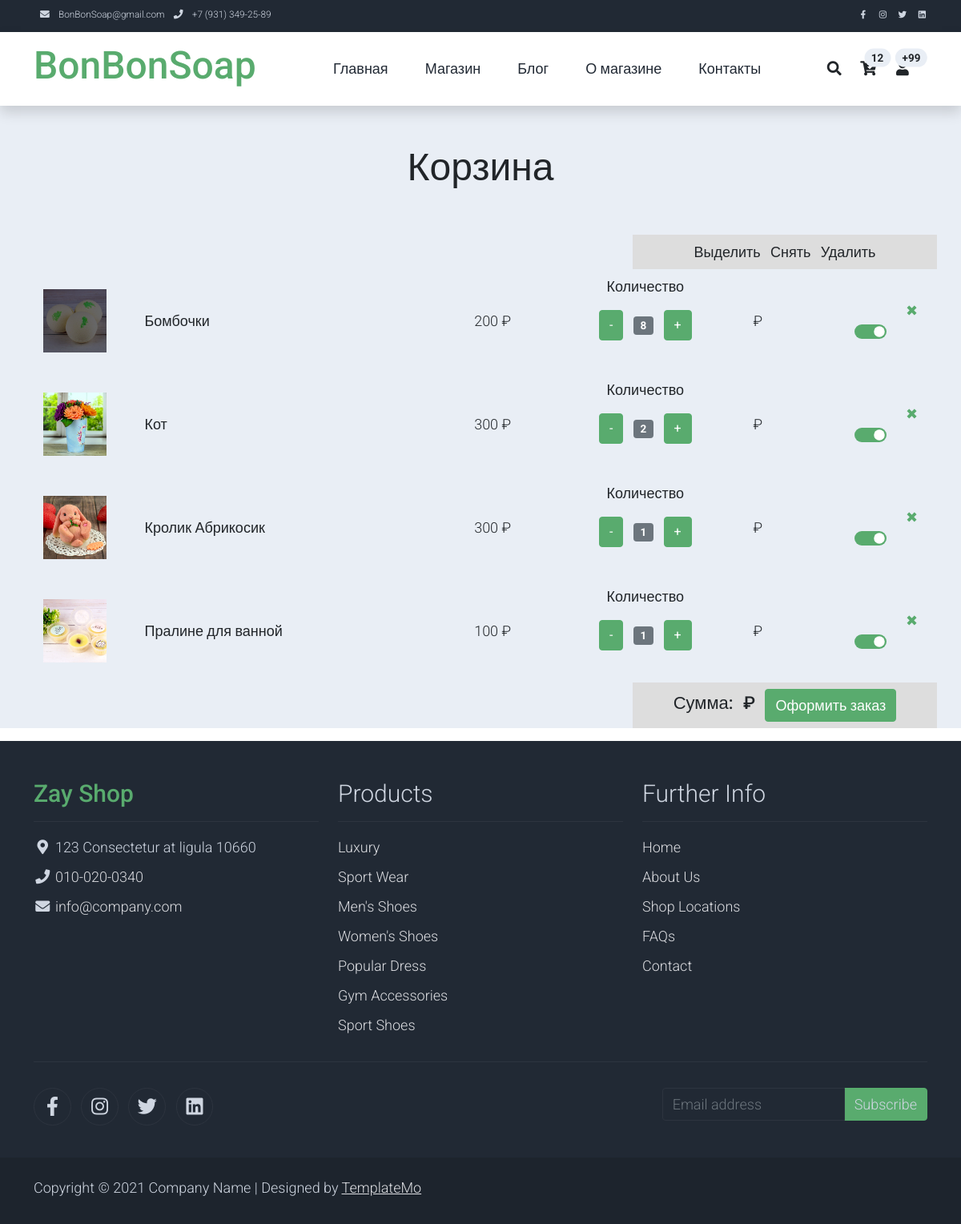
The page /basket/ on the database its author committed.
### users/models.py (models this page shows)
class User(models.Model):
    first_name = models.CharField(max_length=64, verbose_name=u'Имя пользователя')  # Имя пользователя
    class Meta:
        verbose_name = 'Пользователь'
        verbose_name_plural = 'Пользователи'

class UserBasket(models.Model):
    user = models.OneToOneField(User, on_delete=models.CASCADE, primary_key=True)
    basket = models.CharField(max_length=256, blank=True, verbose_name=u'Корзина')  # Корзина: товар: количество в формате словаря
    class Meta:
        verbose_name = 'Корзина пользователя'
        verbose_name_plural = 'Корзины пользователей'

### product/models.py (models this page shows, shortened)
class Product(models.Model):
    name = models.CharField(max_length=128, verbose_name=u'Название')  # Название товара
    category = models.ForeignKey(Category, on_delete=models.PROTECT,
                                 verbose_name=u'Категория')  # К какой категории относится товар
    alias = models.CharField(max_length=64, blank=False, unique=True, default='!!!', verbose_name=u'Псевдоним')  # Псевдоним поля
    holiday = models.ManyToManyField(Holiday, default='1', blank=False,
                                 verbose_name=u'Праздник')  # К какому празднику подходит товар
    description = models.TextField(blank=True, verbose_name=u'Описание')  # Описание товара
    price = models.IntegerField(default=0, verbose_name=u'Цена')  # Цена за единицу
    quantity = models.IntegerField(default=0, verbose_name=u'Остаток')  # Остаток на складе
    popular = models.IntegerField(default=0, verbose_name=u'Популярность')  # Популярность товара
    discount = models.IntegerField(default=0, verbose_name=u'Скидка')  # Скидка (сумма скидки, не %)
    active = models.BooleanField(default=True, verbose_name=u'Активен')  # Товар Активен
    article = models.CharField(max_length=8,
                               blank=True, default=None,
                               verbose_name=u'Артикль')  # Артикль (получается с применением префикса PRODUCT_PREFIX)
    class Meta:
        verbose_name = 'Товар'
        verbose_name_plural = 'Товары'

### shop/views.py (the view, shortened to what this page needs)
# urls.py: path('basket/', basket, name='basket'),
def basket(request, new_basket=None):
    request.session.modified = True  # Без этого сессии с Ajax не сохраняются
    default = dict()
    basket = get_basket(default, request) # Получаем корзину в виде словаря
    user = settings.USER  # Пример номера зарегистрированного и авторизованного пользователя
    user = User.objects.get(id=user)
    products = [] # Список товаров в корзине
    for id, quantity in basket.items():
        products.append(Product.objects.get(id=id))
        products[-1].quantity = quantity # Добавляем свойство с количеством товаров
    products = select_main_photo(products)
    return render(request, 'basket.html', locals())

### templates/basket.html (shortened to what this page needs)
{% extends 'base.html' %}
{% load static %}
{% block head_plus %}
 <link rel="stylesheet" href="{% static '/css/custom.css' %}">
{% endblock head_plus %}
{% block content %}
<div class="all bg-light">
    <div class="container-fluid py-5">
        <div class="row">
            <div class="col-md-6 m-auto text-center">
                <h1 class="h1">Корзина</h1>
            </div>
        </div>
    </div>
    <div class="table">
        <div class="container">
            <div class="row justify-content-end">
                <div class="col-md-4 text-center" style="background-color: #dddddd">
                    <li class="list-inline-item">
                        <a class="h6 text-dark text-decoration-none mr-3" id="select" href="#">Выделить</a>
                    </li>
                    <li class="list-inline-item">
                        <a class="h6 text-dark text-decoration-none mr-3" id="clear" href="#">Снять</a>
                    </li>
                    <li class="list-inline-item">
                        <a class="h6 text-dark text-decoration-none mr-3" id="delete" href="#">Удалить</a>
                    </li>
                </div>
            </div>
            {% if products %}
            {% for product in products %}
            <div class="row" id="row_{{ product.id }}">
                <div class="col-md-1 m-auto text-center">
                    <img {% if not product.active %} style="filter: brightness(40%);" {% endif %} class="card-img rounded-0 img-fluid" src="{{ product.photo }}">
                </div>
                <div class="col-md-4 m-auto">
                    <a href="{% url 'shop-single' product.alias %}" class="h4 text-dark text-decoration-none">{{ product.name }}</a>
                </div>
                <div class="col-md-1 m-auto">
                    <span id="price_{{ product.id }}">{{ product.price }}</span> &#x20bd;
                </div>
                <div class="col-md-2 m-auto text-center">
                    <div class="">
                        <ul class="list-inline pb-3">
                            <li>
                                <p>Количество</p>
                            </li>
                            <li class="list-inline-item"><span class="btn btn-success" name="btn-minus" id="{{ product.id }}">-</span></li>
                            <li class="list-inline-item"><span class="badge bg-secondary" id="var-value_{{ product.id }}">{{ product.quantity }}</span></li>
                            <li class="list-inline-item"><span class="btn btn-success" name="btn-plus" id="{{ product.id }}">+</span></li>
                        </ul>
                    </div>
                </div>
                <div class="col-md-1 m-auto">
                    <span id="sum_{{ product.id }}">0</span> &#x20bd;
                </div>
                <div class="col-md-1 m-auto">
                    <div align="right"><a class="manag text-decoration-none" href="#" id="{{ product.id }}"> &#10006; </a></div>
                    <div class="form-switch">
                          <input class="form-check-input" type="checkbox" name="{{ product.id }}" id="switch_{{ product.id }}" checked>
                    </div>
                </div>
            </div>
            {% endfor %}
            <div class="row justify-content-end">
                <div class="col-md-4 text-center" style="background-color: #dddddd">
                    <li class="list-inline-item">
                        <span class="h3">Сумма:</span>
                    </li>
                    <li class="list-inline-item">
                        <span class="h3"><span id="total_sum">0</span> &#x20bd;</span>
                    </li>
                    <li class="list-inline-item">
                        <a class="btn btn-success" name="send">Оформить заказ</a>
                    </li>
                </div>
            </div>
            {% endif %}
        </div>
    </div>
</div>
{% endblock content %}

### templates/base.html (shortened to what this page needs)
<!DOCTYPE html>
{% load user_tags %}
{% load static %}
<html lang="ru">
<head>
    <link rel="stylesheet" href="{% static 'css/bootstrap.min.css' %}">
    <link rel="stylesheet" href="{% static '/css/templatemo.css' %}">
    <link rel="stylesheet" href="{% static '/css/custom.css' %}">
    <link rel="stylesheet" href="{% static '/css/fontawesome.min.css' %}">
    {% block head_plus %}{% endblock head_plus %}
</head>
<body>
    <nav class="navbar navbar-expand-lg bg-dark navbar-light d-none d-lg-block" id="templatemo_nav_top">
        <div class="container text-light">
            <div class="w-100 d-flex justify-content-between">
                <div>
                    <i class="fa fa-envelope mx-2"></i>
                    <a class="navbar-sm-brand text-light text-decoration-none" href="mailto:bonbonsoap@gmail.com">BonBonSoap@gmail.com</a>
                    <i class="fa fa-phone mx-2"></i>
                    <a class="navbar-sm-brand text-light text-decoration-none" href="tel:+79313492589">+7 (931) 349-25-89</a>
                </div>
                <div>
                    <a class="text-light" href="https://fb.com/templatemo" target="_blank" rel="sponsored"><i class="fab fa-facebook-f fa-sm fa-fw me-2"></i></a>
                    <a class="text-light" href="https://www.instagram.com/" target="_blank"><i class="fab fa-instagram fa-sm fa-fw me-2"></i></a>
                    <a class="text-light" href="https://twitter.com/" target="_blank"><i class="fab fa-twitter fa-sm fa-fw me-2"></i></a>
                    <a class="text-light" href="https://www.linkedin.com/" target="_blank"><i class="fab fa-linkedin fa-sm fa-fw"></i></a>
                </div>
            </div>
        </div>
    </nav>
    <nav class="navbar navbar-expand-lg navbar-light shadow">
        <div class="container d-flex justify-content-between align-items-center">
            <a class="navbar-brand text-success logo h1 align-self-center" href="{% url 'index' %}">
                BonBonSoap
            </a>
            <div class="align-self-center collapse navbar-collapse flex-fill  d-lg-flex justify-content-lg-between" id="templatemo_main_nav">
                <div class="flex-fill">
                    <ul class="nav navbar-nav d-flex justify-content-between mx-lg-auto">
                        <li class="nav-item">
                            <a class="nav-link" href="{% url 'index' %}">Главная</a>
                        </li>
                        <li class="nav-item">
                            <a class="nav-link" href="{% url 'shop' %}">Магазин</a>
                        </li>
                        <li class="nav-item">
                            <a class="nav-link" href="{% url 'contact' %}">Блог</a>
                        </li>
                       <li class="nav-item">
                            <a class="nav-link" href="{% url 'about' %}">О магазине</a>
                        </li>
                        <li class="nav-item">
                            <a class="nav-link" href="{% url 'contact' %}">Контакты</a>
                        </li>
                    </ul>
                </div>
                <div class="navbar align-self-center d-flex">
                    <a class="nav-icon d-none d-lg-inline" href="#" data-bs-toggle="modal" data-bs-target="#templatemo_search">
                        <i class="fa fa-fw fa-search text-dark mr-2"></i>
                    </a>
                    <a class="nav-icon position-relative text-decoration-none" href="{% url 'basket' %}">
                        <i class="fa fa-fw fa-cart-arrow-down text-dark mr-1"></i>
                        <span id='quantity_in_basket' class="position-absolute top-0 left-100 translate-middle badge rounded-pill bg-light text-dark">{% basket_count %}</span>
                    </a>
                    <a class="nav-icon position-relative text-decoration-none" href="#">
                        <i class="fa fa-fw fa-user text-dark mr-3"></i>
                        <span class="position-absolute top-0 left-100 translate-middle badge rounded-pill bg-light text-dark">+99</span>
                    </a>
                </div>
            </div>
        </div>
    </nav>
    {% block content %}{% endblock content %}
    <footer class="bg-dark" id="tempaltemo_footer">
        <div class="container">
            <div class="row">
                <div class="col-md-4 pt-5">
                    <h2 class="h2 text-success border-bottom pb-3 border-light logo">Zay Shop</h2>
                    <ul class="list-unstyled text-light footer-link-list">
                        <li>
                            <i class="fas fa-map-marker-alt fa-fw"></i>
                            123 Consectetur at ligula 10660
                        </li>
                        <li>
                            <i class="fa fa-phone fa-fw"></i>
                            <a class="text-decoration-none" href="tel:010-020-0340">010-020-0340</a>
                        </li>
                        <li>
                            <i class="fa fa-envelope fa-fw"></i>
                            <a class="text-decoration-none" href="mailto:info@company.com">info@company.com</a>
                        </li>
                    </ul>
                </div>
                <div class="col-md-4 pt-5">
                    <h2 class="h2 text-light border-bottom pb-3 border-light">Products</h2>
                    <ul class="list-unstyled text-light footer-link-list">
                        <li><a class="text-decoration-none" href="#">Luxury</a></li>
                        <li><a class="text-decoration-none" href="#">Sport Wear</a></li>
                        <li><a class="text-decoration-none" href="#">Men's Shoes</a></li>
                        <li><a class="text-decoration-none" href="#">Women's Shoes</a></li>
                        <li><a class="text-decoration-none" href="#">Popular Dress</a></li>
                        <li><a class="text-decoration-none" href="#">Gym Accessories</a></li>
                        <li><a class="text-decoration-none" href="#">Sport Shoes</a></li>
                    </ul>
                </div>
                <div class="col-md-4 pt-5">
                    <h2 class="h2 text-light border-bottom pb-3 border-light">Further Info</h2>
                    <ul class="list-unstyled text-light footer-link-list">
                        <li><a class="text-decoration-none" href="#">Home</a></li>
                        <li><a class="text-decoration-none" href="#">About Us</a></li>
                        <li><a class="text-decoration-none" href="#">Shop Locations</a></li>
                        <li><a class="text-decoration-none" href="#">FAQs</a></li>
                        <li><a class="text-decoration-none" href="#">Contact</a></li>
                    </ul>
                </div>
            </div>
            <div class="row text-light mb-4">
                <div class="col-12 mb-3">
                    <div class="w-100 my-3 border-top border-light"></div>
                </div>
                <div class="col-auto me-auto">
                    <ul class="list-inline text-left footer-icons">
                        <li class="list-inline-item border border-light rounded-circle text-center">
                            <a class="text-light text-decoration-none" target="_blank" href="http://facebook.com/"><i class="fab fa-facebook-f fa-lg fa-fw"></i></a>
                        </li>
                        <li class="list-inline-item border border-light rounded-circle text-center">
                            <a class="text-light text-decoration-none" target="_blank" href="https://www.instagram.com/"><i class="fab fa-instagram fa-lg fa-fw"></i></a>
                        </li>
                        <li class="list-inline-item border border-light rounded-circle text-center">
                            <a class="text-light text-decoration-none" target="_blank" href="https://twitter.com/"><i class="fab fa-twitter fa-lg fa-fw"></i></a>
                        </li>
                        <li class="list-inline-item border border-light rounded-circle text-center">
                            <a class="text-light text-decoration-none" target="_blank" href="https://www.linkedin.com/"><i class="fab fa-linkedin fa-lg fa-fw"></i></a>
                        </li>
                    </ul>
                </div>
                <div class="col-auto">
                    <div class="input-group mb-2">
                        <input type="text" class="form-control bg-dark border-light" id="subscribeEmail" placeholder="Email address">
                        <div class="input-group-text btn-success text-light">Subscribe</div>
                    </div>
                </div>
            </div>
        </div>
        <div class="w-100 bg-black py-3">
            <div class="container">
                <div class="row pt-2">
                    <div class="col-12">
                        <p class="text-left text-light">
                            Copyright &copy; 2021 Company Name
                            | Designed by <a rel="sponsored" href="https://templatemo.com" target="_blank">TemplateMo</a>
                        </p>
                    </div>
                </div>
            </div>
        </div>
    </footer>
</body>
</html>

### rows shown on the page
User: id.basket "12"
Product: shows a picture, name "Бомбочки", price "200", quantity "8"
Product: shows a picture, name "Кот", price "300", quantity "2"
Product: shows a picture, name "Кролик Абрикосик", price "300", quantity "1"
Product: shows a picture, name "Пралине для ванной", price "100", quantity "1"
